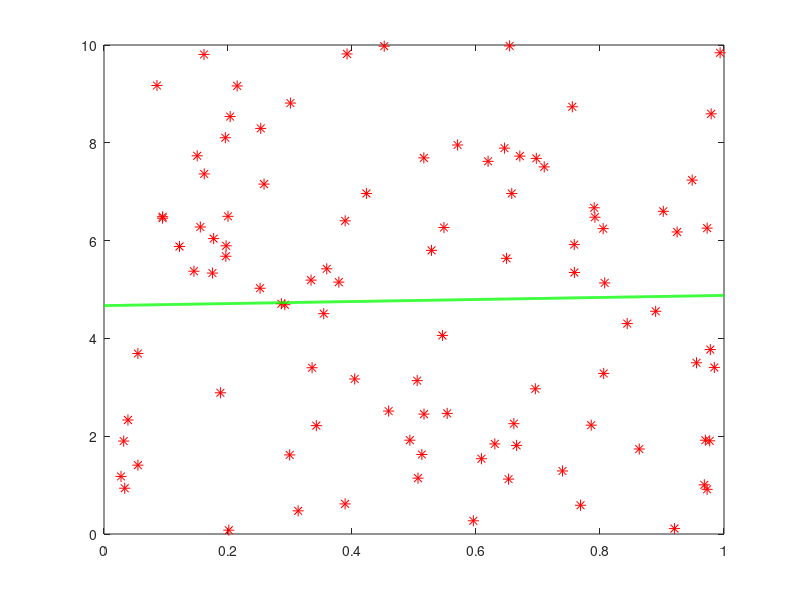

This figure's MATLAB source:
function Linregc()
data=load('random_data_1.txt');
x=data(:,1);
y=data(:,2);
m=length(y);
X=[ones(m, 1), data(:,1)];
figure;
alpha=0.01;
plot(x,y,'r*','MarkerSize',8);
hold on;
theta=zeros(2,1);
for i=1:1500
    error=(X*theta)-y;
    theta=theta-((alpha/m)*X'*error);
    var = linspace(0, 1,1000);
   if i%5==0
   h=plot(var,theta(1)+theta(2)*var,'g','LineWidth',2);
    pause(0.01);
   if i<=1499
    delete(h);
   end
   end
end
hold off;
end

    



